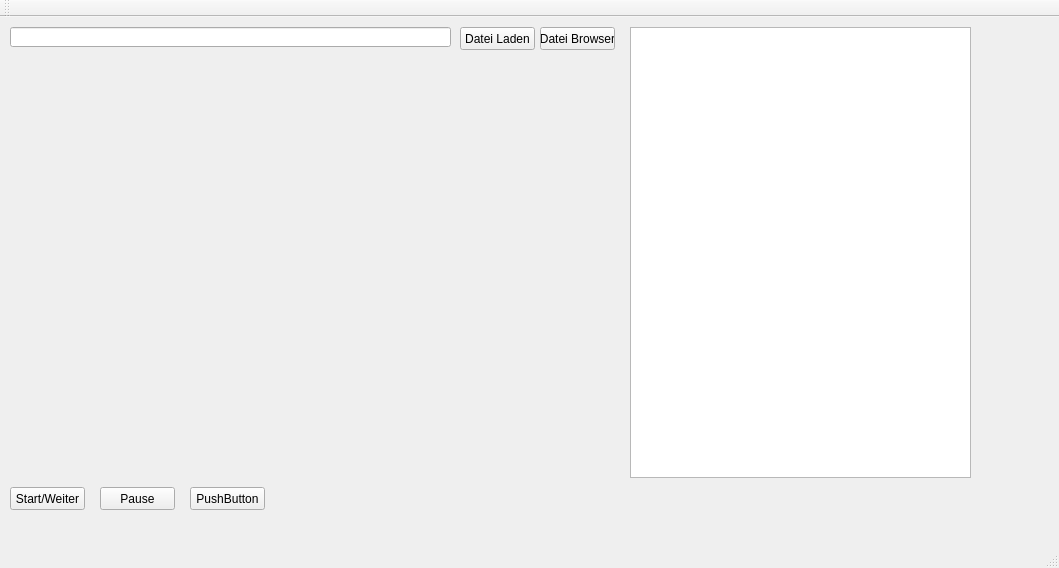
<?xml version="1.0" encoding="UTF-8"?>
<ui version="4.0">
 <class>View_QT</class>
 <widget class="QMainWindow" name="View_QT">
  <property name="geometry">
   <rect>
    <x>0</x>
    <y>0</y>
    <width>1059</width>
    <height>568</height>
   </rect>
  </property>
  <property name="windowTitle">
   <string>View_QT</string>
  </property>
  <widget class="QWidget" name="centralWidget">
   <widget class="QLineEdit" name="lineEdit">
    <property name="geometry">
     <rect>
      <x>10</x>
      <y>10</y>
      <width>441</width>
      <height>20</height>
     </rect>
    </property>
   </widget>
   <widget class="QPushButton" name="DataBrowserButton">
    <property name="geometry">
     <rect>
      <x>540</x>
      <y>10</y>
      <width>75</width>
      <height>23</height>
     </rect>
    </property>
    <property name="text">
     <string>Datei Browser</string>
    </property>
   </widget>
   <widget class="QPlainTextEdit" name="plainTextEdit">
    <property name="enabled">
     <bool>true</bool>
    </property>
    <property name="geometry">
     <rect>
      <x>630</x>
      <y>10</y>
      <width>341</width>
      <height>451</height>
     </rect>
    </property>
   </widget>
   <widget class="RenderArea" name="renderArea" native="true">
    <property name="geometry">
     <rect>
      <x>10</x>
      <y>50</y>
      <width>601</width>
      <height>411</height>
     </rect>
    </property>
   </widget>
   <widget class="QPushButton" name="StartButton">
    <property name="geometry">
     <rect>
      <x>10</x>
      <y>470</y>
      <width>75</width>
      <height>23</height>
     </rect>
    </property>
    <property name="text">
     <string>Start/Weiter</string>
    </property>
   </widget>
   <widget class="QPushButton" name="DataLoadButton">
    <property name="enabled">
     <bool>true</bool>
    </property>
    <property name="geometry">
     <rect>
      <x>460</x>
      <y>10</y>
      <width>75</width>
      <height>23</height>
     </rect>
    </property>
    <property name="text">
     <string>Datei Laden</string>
    </property>
   </widget>
   <widget class="QPushButton" name="PauseButton">
    <property name="geometry">
     <rect>
      <x>100</x>
      <y>470</y>
      <width>75</width>
      <height>23</height>
     </rect>
    </property>
    <property name="text">
     <string>Pause</string>
    </property>
   </widget>
   <widget class="QPushButton" name="pushButton">
    <property name="geometry">
     <rect>
      <x>190</x>
      <y>470</y>
      <width>75</width>
      <height>23</height>
     </rect>
    </property>
    <property name="text">
     <string>PushButton</string>
    </property>
   </widget>
  </widget>
  <widget class="QMenuBar" name="menuBar">
   <property name="geometry">
    <rect>
     <x>0</x>
     <y>0</y>
     <width>1059</width>
     <height>21</height>
    </rect>
   </property>
  </widget>
  <widget class="QToolBar" name="mainToolBar">
   <attribute name="toolBarArea">
    <enum>TopToolBarArea</enum>
   </attribute>
   <attribute name="toolBarBreak">
    <bool>false</bool>
   </attribute>
  </widget>
  <widget class="QStatusBar" name="statusBar"/>
 </widget>
 <layoutdefault spacing="6" margin="11"/>
 <customwidgets>
  <customwidget>
   <class>RenderArea</class>
   <extends>QWidget</extends>
   <header>renderarea.h</header>
   <container>1</container>
  </customwidget>
 </customwidgets>
 <resources/>
 <connections/>
</ui>
